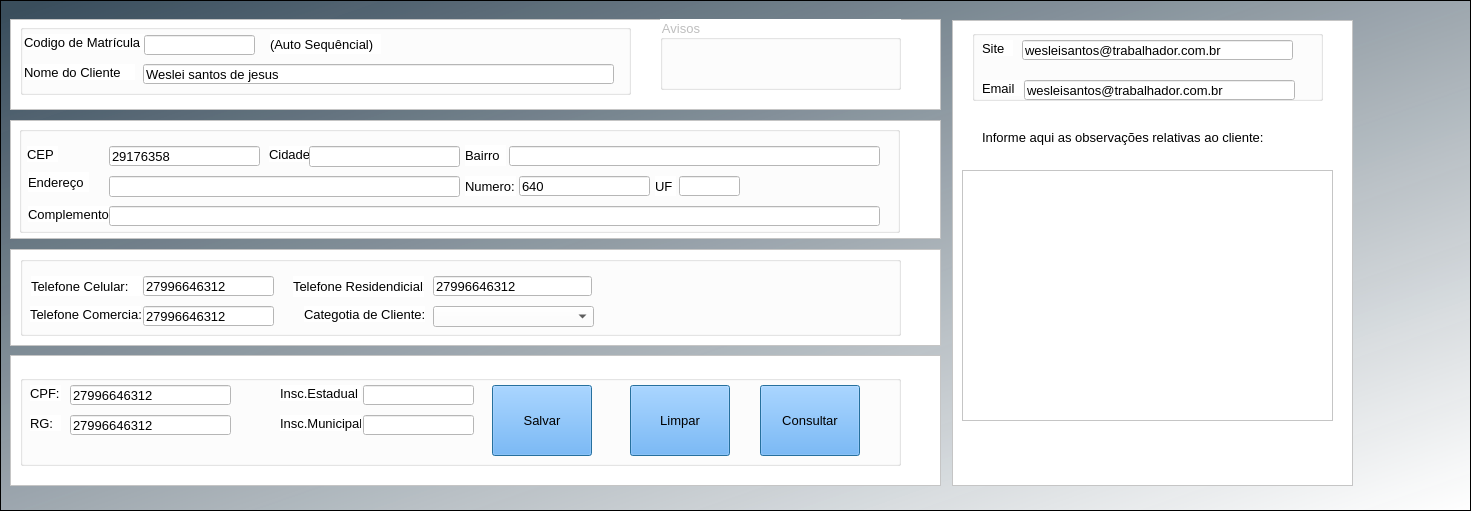
   <widget class="QFrame" name="frame">
    <property name="geometry">
     <rect>
      <x>0</x>
      <y>140</y>
      <width>1471</width>
      <height>511</height>
     </rect>
    </property>
    <property name="styleSheet">
     <string notr="true">background-color: qlineargradient(spread:pad, x1:0, y1:0, x2:1, y2:1, stop:0.0170455 rgba(57, 77, 92, 242), stop:1 rgba(255, 255, 255, 255));</string>
    </property>
    <property name="frameShape">
     <enum>QFrame::StyledPanel</enum>
    </property>
    <property name="frameShadow">
     <enum>QFrame::Raised</enum>
    </property>
    <widget class="QFrame" name="frame_4">
     <property name="geometry">
      <rect>
       <x>10</x>
       <y>120</y>
       <width>931</width>
       <height>119</height>
      </rect>
     </property>
     <property name="styleSheet">
      <string notr="true">background-color: rgb(255, 255, 255);</string>
     </property>
     <property name="frameShape">
      <enum>QFrame::StyledPanel</enum>
     </property>
     <property name="frameShadow">
      <enum>QFrame::Raised</enum>
     </property>
     <widget class="QGroupBox" name="groupBox_30">
      <property name="geometry">
       <rect>
        <x>9</x>
        <y>6</y>
        <width>881</width>
        <height>107</height>
       </rect>
      </property>
      <property name="title">
       <string/>
      </property>
      <widget class="QLabel" name="label_78">
       <property name="geometry">
        <rect>
         <x>8</x>
         <y>20</y>
         <width>31</width>
         <height>16</height>
        </rect>
       </property>
       <property name="font">
        <font>
         <family>Arial</family>
         <pointsize>10</pointsize>
        </font>
       </property>
       <property name="text">
        <string>CEP</string>
       </property>
      </widget>
      <widget class="QLineEdit" name="lineEdit_8">
       <property name="geometry">
        <rect>
         <x>660</x>
         <y>50</y>
         <width>61</width>
         <height>20</height>
        </rect>
       </property>
       <property name="font">
        <font>
         <family>Arial</family>
         <pointsize>10</pointsize>
        </font>
       </property>
       <property name="styleSheet">
        <string notr="true">background-color: rgb(255, 255, 255);</string>
       </property>
       <property name="text">
        <string/>
       </property>
      </widget>
      <widget class="QLabel" name="label_39">
       <property name="geometry">
        <rect>
         <x>9</x>
         <y>46</y>
         <width>61</width>
         <height>20</height>
        </rect>
       </property>
       <property name="font">
        <font>
         <family>Arial</family>
         <pointsize>10</pointsize>
        </font>
       </property>
       <property name="text">
        <string>Endereço</string>
       </property>
      </widget>
      <widget class="QLabel" name="label_41">
       <property name="geometry">
        <rect>
         <x>250</x>
         <y>20</y>
         <width>47</width>
         <height>16</height>
        </rect>
       </property>
       <property name="font">
        <font>
         <family>Arial</family>
         <pointsize>10</pointsize>
        </font>
       </property>
       <property name="text">
        <string>Cidade</string>
       </property>
      </widget>
      <widget class="QLineEdit" name="numeroCliente">
       <property name="geometry">
        <rect>
         <x>500</x>
         <y>50</y>
         <width>131</width>
         <height>20</height>
        </rect>
       </property>
       <property name="font">
        <font>
         <family>Arial</family>
         <pointsize>10</pointsize>
        </font>
       </property>
       <property name="styleSheet">
        <string notr="true">background-color: rgb(255, 255, 255);</string>
       </property>
       <property name="text">
        <string>640</string>
       </property>
      </widget>
      <widget class="QLineEdit" name="cidadeCliente">
       <property name="geometry">
        <rect>
         <x>290</x>
         <y>20</y>
         <width>151</width>
         <height>21</height>
        </rect>
       </property>
       <property name="font">
        <font>
         <family>Arial</family>
         <pointsize>10</pointsize>
        </font>
       </property>
       <property name="styleSheet">
        <string notr="true">background-color: rgb(255, 255, 255);</string>
       </property>
       <property name="text">
        <string/>
       </property>
      </widget>
      <widget class="QLabel" name="label_43">
       <property name="geometry">
        <rect>
         <x>446</x>
         <y>50</y>
         <width>51</width>
         <height>20</height>
        </rect>
       </property>
       <property name="font">
        <font>
         <family>Arial</family>
         <pointsize>10</pointsize>
        </font>
       </property>
       <property name="text">
        <string>Numero:</string>
       </property>
      </widget>
      <widget class="QLabel" name="label_44">
       <property name="geometry">
        <rect>
         <x>636</x>
         <y>50</y>
         <width>21</width>
         <height>20</height>
        </rect>
       </property>
       <property name="font">
        <font>
         <family>Arial</family>
         <pointsize>10</pointsize>
        </font>
       </property>
       <property name="text">
        <string>UF</string>
       </property>
      </widget>
      <widget class="QLineEdit" name="cepCliente">
       <property name="geometry">
        <rect>
         <x>90</x>
         <y>20</y>
         <width>151</width>
         <height>20</height>
        </rect>
       </property>
       <property name="font">
        <font>
         <family>Arial</family>
         <pointsize>10</pointsize>
        </font>
       </property>
       <property name="styleSheet">
        <string notr="true">background-color: rgb(255, 255, 255);</string>
       </property>
       <property name="text">
        <string>29176358</string>
       </property>
      </widget>
      <widget class="QLabel" name="label_42">
       <property name="geometry">
        <rect>
         <x>446</x>
         <y>19</y>
         <width>41</width>
         <height>21</height>
        </rect>
       </property>
       <property name="font">
        <font>
         <family>Arial</family>
         <pointsize>10</pointsize>
        </font>
       </property>
       <property name="text">
        <string>Bairro</string>
       </property>
      </widget>
      <widget class="QLineEdit" name="enderecoCliente">
       <property name="geometry">
        <rect>
         <x>90</x>
         <y>50</y>
         <width>351</width>
         <height>21</height>
        </rect>
       </property>
       <property name="font">
        <font>
         <family>Arial</family>
         <pointsize>10</pointsize>
        </font>
       </property>
       <property name="styleSheet">
        <string notr="true">background-color: rgb(255, 255, 255);</string>
       </property>
       <property name="text">
        <string/>
       </property>
       <property name="clearButtonEnabled">
        <bool>false</bool>
       </property>
      </widget>
      <widget class="QLineEdit" name="compleCliente">
       <property name="geometry">
        <rect>
         <x>90</x>
         <y>80</y>
         <width>771</width>
         <height>20</height>
        </rect>
       </property>
       <property name="font">
        <font>
         <family>Arial</family>
         <pointsize>10</pointsize>
        </font>
       </property>
       <property name="styleSheet">
        <string notr="true">background-color: rgb(255, 255, 255);</string>
       </property>
       <property name="text">
        <string/>
       </property>
      </widget>
      <widget class="QPushButton" name="verificaCep">
       <property name="geometry">
        <rect>
         <x>40</x>
         <y>12</y>
         <width>41</width>
         <height>31</height>
        </rect>
       </property>
       <property name="font">
        <font>
         <pointsize>10</pointsize>
         <weight>75</weight>
         <bold>true</bold>
        </font>
       </property>
       <property name="cursor">
        <cursorShape>PointingHandCursor</cursorShape>
       </property>
       <property name="mouseTracking">
        <bool>false</bool>
       </property>
       <property name="tabletTracking">
        <bool>false</bool>
       </property>
       <property name="focusPolicy">
        <enum>Qt::NoFocus</enum>
       </property>
       <property name="acceptDrops">
        <bool>true</bool>
       </property>
       <property name="toolTip">
        <string>Consultar Cep</string>
       </property>
       <property name="statusTip">
        <string/>
       </property>
       <property name="accessibleName">
        <string/>
       </property>
       <property name="accessibleDescription">
        <string/>
       </property>
       <property name="layoutDirection">
        <enum>Qt::LeftToRight</enum>
       </property>
       <property name="autoFillBackground">
        <bool>false</bool>
       </property>
       <property name="styleSheet">
        <string notr="true"/>
       </property>
       <property name="inputMethodHints">
        <set>Qt::ImhNone</set>
       </property>
       <property name="text">
        <string/>
       </property>
       <property name="icon">
        <iconset>
         <normaloff>../Imagens/lupa.ico</normaloff>../Imagens/lupa.ico</iconset>
       </property>
       <property name="iconSize">
        <size>
         <width>30</width>
         <height>30</height>
        </size>
       </property>
       <property name="shortcut">
        <string/>
       </property>
       <property name="checkable">
        <bool>false</bool>
       </property>
       <property name="checked">
        <bool>false</bool>
       </property>
       <property name="autoRepeat">
        <bool>false</bool>
       </property>
       <property name="autoExclusive">
        <bool>false</bool>
       </property>
       <property name="autoDefault">
        <bool>true</bool>
       </property>
       <property name="default">
        <bool>false</bool>
       </property>
       <property name="flat">
        <bool>true</bool>
       </property>
      </widget>
      <widget class="QLabel" name="label_40">
       <property name="geometry">
        <rect>
         <x>9</x>
         <y>80</y>
         <width>81</width>
         <height>16</height>
        </rect>
       </property>
       <property name="font">
        <font>
         <family>Arial</family>
         <pointsize>10</pointsize>
        </font>
       </property>
       <property name="text">
        <string>Complemento</string>
       </property>
      </widget>
      <widget class="QLineEdit" name="bairroCliente">
       <property name="geometry">
        <rect>
         <x>490</x>
         <y>20</y>
         <width>371</width>
         <height>20</height>
        </rect>
       </property>
       <property name="font">
        <font>
         <family>Arial</family>
         <pointsize>10</pointsize>
        </font>
       </property>
       <property name="styleSheet">
        <string notr="true">background-color: rgb(255, 255, 255);</string>
       </property>
       <property name="text">
        <string/>
       </property>
      </widget>
     </widget>
    </widget>
    <widget class="QFrame" name="frame_6">
     <property name="geometry">
      <rect>
       <x>10</x>
       <y>355</y>
       <width>931</width>
       <height>131</height>
      </rect>
     </property>
     <property name="styleSheet">
      <string notr="true">background-color: rgb(255, 255, 255);</string>
     </property>
     <property name="frameShape">
      <enum>QFrame::StyledPanel</enum>
     </property>
     <property name="frameShadow">
      <enum>QFrame::Raised</enum>
     </property>
     <widget class="QGroupBox" name="groupBox_32">
      <property name="geometry">
       <rect>
        <x>10</x>
        <y>20</y>
        <width>881</width>
        <height>91</height>
       </rect>
      </property>
      <property name="title">
       <string/>
      </property>
      <widget class="QLineEdit" name="inscrCliente">
       <property name="enabled">
        <bool>false</bool>
       </property>
       <property name="geometry">
        <rect>
         <x>343</x>
         <y>10</y>
         <width>111</width>
         <height>20</height>
        </rect>
       </property>
       <property name="font">
        <font>
         <family>Arial</family>
         <pointsize>10</pointsize>
        </font>
       </property>
       <property name="styleSheet">
        <string notr="true">background-color: rgb(255, 255, 255);</string>
       </property>
      </widget>
      <widget class="QLineEdit" name="incriMunoci">
       <property name="enabled">
        <bool>false</bool>
       </property>
       <property name="geometry">
        <rect>
         <x>343</x>
         <y>40</y>
         <width>111</width>
         <height>20</height>
        </rect>
       </property>
       <property name="font">
        <font>
         <family>Arial</family>
         <pointsize>10</pointsize>
        </font>
       </property>
       <property name="styleSheet">
        <string notr="true">background-color: rgb(255, 255, 255);</string>
       </property>
      </widget>
      <widget class="QLabel" name="label_52">
       <property name="geometry">
        <rect>
         <x>260</x>
         <y>10</y>
         <width>81</width>
         <height>16</height>
        </rect>
       </property>
       <property name="font">
        <font>
         <family>Arial</family>
         <pointsize>10</pointsize>
        </font>
       </property>
       <property name="text">
        <string>Insc.Estadual</string>
       </property>
      </widget>
      <widget class="QLabel" name="label_53">
       <property name="geometry">
        <rect>
         <x>260</x>
         <y>40</y>
         <width>81</width>
         <height>16</height>
        </rect>
       </property>
       <property name="font">
        <font>
         <family>Arial</family>
         <pointsize>10</pointsize>
        </font>
       </property>
       <property name="text">
        <string>Insc.Municipal</string>
       </property>
      </widget>
      <widget class="QLabel" name="label_51">
       <property name="geometry">
        <rect>
         <x>10</x>
         <y>40</y>
         <width>31</width>
         <height>16</height>
        </rect>
       </property>
       <property name="font">
        <font>
         <family>Arial</family>
         <pointsize>10</pointsize>
        </font>
       </property>
       <property name="text">
        <string>RG:</string>
       </property>
      </widget>
      <widget class="QPushButton" name="salvarCliente_2">
       <property name="geometry">
        <rect>
         <x>610</x>
         <y>10</y>
         <width>100</width>
         <height>71</height>
        </rect>
       </property>
       <property name="font">
        <font>
         <pointsize>10</pointsize>
         <weight>50</weight>
         <bold>false</bold>
        </font>
       </property>
       <property name="cursor">
        <cursorShape>PointingHandCursor</cursorShape>
       </property>
       <property name="focusPolicy">
        <enum>Qt::NoFocus</enum>
       </property>
       <property name="toolTip">
        <string>Limpar Formulario</string>
       </property>
       <property name="styleSheet">
        <string notr="true">background-color: rgb(85, 170, 255);</string>
       </property>
       <property name="text">
        <string>Limpar</string>
       </property>
       <property name="icon">
        <iconset>
         <normaloff>../Imagens/Atualizar.png</normaloff>../Imagens/Atualizar.png</iconset>
       </property>
       <property name="iconSize">
        <size>
         <width>81</width>
         <height>31</height>
        </size>
       </property>
       <property name="autoDefault">
        <bool>true</bool>
       </property>
       <property name="default">
        <bool>true</bool>
       </property>
       <property name="flat">
        <bool>false</bool>
       </property>
      </widget>
      <widget class="QLineEdit" name="cpfCliente">
       <property name="geometry">
        <rect>
         <x>50</x>
         <y>10</y>
         <width>161</width>
         <height>20</height>
        </rect>
       </property>
       <property name="font">
        <font>
         <family>Arial</family>
         <pointsize>10</pointsize>
        </font>
       </property>
       <property name="styleSheet">
        <string notr="true">background-color: rgb(255, 255, 255);</string>
       </property>
       <property name="text">
        <string>27996646312</string>
       </property>
      </widget>
      <widget class="QPushButton" name="salvarCliente">
       <property name="geometry">
        <rect>
         <x>472</x>
         <y>10</y>
         <width>100</width>
         <height>71</height>
        </rect>
       </property>
       <property name="font">
        <font>
         <pointsize>10</pointsize>
         <weight>50</weight>
         <bold>false</bold>
        </font>
       </property>
       <property name="cursor">
        <cursorShape>PointingHandCursor</cursorShape>
       </property>
       <property name="focusPolicy">
        <enum>Qt::WheelFocus</enum>
       </property>
       <property name="toolTip">
        <string>Salvar novo Cliente</string>
       </property>
       <property name="styleSheet">
        <string notr="true">background-color: rgb(85, 170, 255);</string>
       </property>
       <property name="text">
        <string>Salvar</string>
       </property>
       <property name="icon">
        <iconset>
         <normaloff>../Imagens/Savar.png</normaloff>../Imagens/Savar.png</iconset>
       </property>
       <property name="iconSize">
        <size>
         <width>81</width>
         <height>31</height>
        </size>
       </property>
       <property name="autoDefault">
        <bool>true</bool>
       </property>
       <property name="default">
        <bool>true</bool>
       </property>
       <property name="flat">
        <bool>false</bool>
       </property>
      </widget>
      <widget class="QLabel" name="label_50">
       <property name="geometry">
        <rect>
         <x>10</x>
         <y>10</y>
         <width>31</width>
         <height>16</height>
        </rect>
       </property>
       <property name="font">
        <font>
         <family>Arial</family>
         <pointsize>10</pointsize>
        </font>
       </property>
       <property name="text">
        <string>CPF:</string>
       </property>
      </widget>
      <widget class="QLineEdit" name="rgCliente">
       <property name="geometry">
        <rect>
         <x>50</x>
         <y>40</y>
         <width>161</width>
         <height>20</height>
        </rect>
       </property>
       <property name="font">
        <font>
         <family>Arial</family>
         <pointsize>10</pointsize>
        </font>
       </property>
       <property name="styleSheet">
        <string notr="true">background-color: rgb(255, 255, 255);</string>
       </property>
       <property name="text">
        <string>27996646312</string>
       </property>
      </widget>
      <widget class="QPushButton" name="salvarCliente_3">
       <property name="geometry">
        <rect>
         <x>740</x>
         <y>10</y>
         <width>100</width>
         <height>71</height>
        </rect>
       </property>
       <property name="font">
        <font>
         <pointsize>10</pointsize>
         <weight>50</weight>
         <bold>false</bold>
        </font>
       </property>
       <property name="cursor">
        <cursorShape>PointingHandCursor</cursorShape>
       </property>
       <property name="focusPolicy">
        <enum>Qt::WheelFocus</enum>
       </property>
       <property name="toolTip">
        <string>Salvar novo Cliente</string>
       </property>
       <property name="styleSheet">
        <string notr="true">background-color: rgb(85, 170, 255);</string>
       </property>
       <property name="text">
        <string>Consultar</string>
       </property>
       <property name="icon">
        <iconset>
         <normaloff>../Imagens/cad_pessoas.ico</normaloff>../Imagens/cad_pessoas.ico</iconset>
       </property>
       <property name="iconSize">
        <size>
         <width>81</width>
         <height>31</height>
        </size>
       </property>
       <property name="autoDefault">
        <bool>true</bool>
       </property>
       <property name="default">
        <bool>true</bool>
       </property>
       <property name="flat">
        <bool>false</bool>
       </property>
      </widget>
     </widget>
    </widget>
    <widget class="QFrame" name="frame_7">
     <property name="geometry">
      <rect>
       <x>952</x>
       <y>20</y>
       <width>401</width>
       <height>466</height>
      </rect>
     </property>
     <property name="styleSheet">
      <string notr="true">background-color: rgb(255, 255, 255);</string>
     </property>
     <property name="frameShape">
      <enum>QFrame::StyledPanel</enum>
     </property>
     <property name="frameShadow">
      <enum>QFrame::Raised</enum>
     </property>
     <widget class="QGroupBox" name="groupBox_33">
      <property name="geometry">
       <rect>
        <x>20</x>
        <y>10</y>
        <width>351</width>
        <height>71</height>
       </rect>
      </property>
      <property name="title">
       <string/>
      </property>
      <widget class="QLineEdit" name="lineEdit_50">
       <property name="geometry">
        <rect>
         <x>52</x>
         <y>50</y>
         <width>271</width>
         <height>20</height>
        </rect>
       </property>
       <property name="font">
        <font>
         <family>Arial</family>
         <pointsize>10</pointsize>
        </font>
       </property>
       <property name="styleSheet">
        <string notr="true">background-color: rgb(255, 255, 255);</string>
       </property>
       <property name="text">
        <string>wesleisantos@trabalhador.com.br</string>
       </property>
      </widget>
      <widget class="QLabel" name="label_55">
       <property name="geometry">
        <rect>
         <x>10</x>
         <y>10</y>
         <width>31</width>
         <height>16</height>
        </rect>
       </property>
       <property name="font">
        <font>
         <family>Arial</family>
         <pointsize>10</pointsize>
        </font>
       </property>
       <property name="text">
        <string>Site</string>
       </property>
      </widget>
      <widget class="QLineEdit" name="siteCliente">
       <property name="geometry">
        <rect>
         <x>50</x>
         <y>10</y>
         <width>271</width>
         <height>20</height>
        </rect>
       </property>
       <property name="font">
        <font>
         <family>Arial</family>
         <pointsize>10</pointsize>
        </font>
       </property>
       <property name="styleSheet">
        <string notr="true">background-color: rgb(202, 202, 202);
background-color: rgb(255, 255, 255);</string>
       </property>
       <property name="text">
        <string>wesleisantos@trabalhador.com.br</string>
       </property>
      </widget>
      <widget class="QLabel" name="label_56">
       <property name="geometry">
        <rect>
         <x>10</x>
         <y>50</y>
         <width>41</width>
         <height>16</height>
        </rect>
       </property>
       <property name="font">
        <font>
         <family>Arial</family>
         <pointsize>10</pointsize>
        </font>
       </property>
       <property name="text">
        <string>Email</string>
       </property>
      </widget>
     </widget>
     <widget class="QTextEdit" name="infoCliente">
      <property name="geometry">
       <rect>
        <x>10</x>
        <y>150</y>
        <width>371</width>
        <height>251</height>
       </rect>
      </property>
      <property name="font">
       <font>
        <pointsize>10</pointsize>
       </font>
      </property>
      <property name="styleSheet">
       <string notr="true">background-color: rgb(255, 255, 255);</string>
      </property>
     </widget>
     <widget class="QLabel" name="label_2">
      <property name="geometry">
       <rect>
        <x>30</x>
        <y>109</y>
        <width>331</width>
        <height>31</height>
       </rect>
      </property>
      <property name="font">
       <font>
        <pointsize>10</pointsize>
       </font>
      </property>
      <property name="text">
       <string>Informe aqui as observações relativas ao cliente:
</string>
      </property>
     </widget>
    </widget>
    <widget class="QFrame" name="frame_5">
     <property name="geometry">
      <rect>
       <x>10</x>
       <y>249</y>
       <width>931</width>
       <height>97</height>
      </rect>
     </property>
     <property name="styleSheet">
      <string notr="true">background-color: rgb(255, 255, 255);</string>
     </property>
     <property name="frameShape">
      <enum>QFrame::StyledPanel</enum>
     </property>
     <property name="frameShadow">
      <enum>QFrame::Raised</enum>
     </property>
     <widget class="QGroupBox" name="groupBox_31">
      <property name="geometry">
       <rect>
        <x>10</x>
        <y>7</y>
        <width>881</width>
        <height>80</height>
       </rect>
      </property>
      <property name="title">
       <string/>
      </property>
      <widget class="QLabel" name="label_48">
       <property name="geometry">
        <rect>
         <x>284</x>
         <y>50</y>
         <width>121</width>
         <height>16</height>
        </rect>
       </property>
       <property name="font">
        <font>
         <family>Arial</family>
         <pointsize>10</pointsize>
        </font>
       </property>
       <property name="text">
        <string>Categotia de Cliente:</string>
       </property>
      </widget>
      <widget class="QLineEdit" name="telCell">
       <property name="geometry">
        <rect>
         <x>123</x>
         <y>20</y>
         <width>131</width>
         <height>20</height>
        </rect>
       </property>
       <property name="font">
        <font>
         <family>Arial</family>
         <pointsize>10</pointsize>
        </font>
       </property>
       <property name="styleSheet">
        <string notr="true">background-color: rgb(255, 255, 255);</string>
       </property>
       <property name="text">
        <string>27996646312</string>
       </property>
      </widget>
      <widget class="QComboBox" name="catCliente">
       <property name="geometry">
        <rect>
         <x>413</x>
         <y>50</y>
         <width>161</width>
         <height>21</height>
        </rect>
       </property>
       <property name="font">
        <font>
         <family>Arial</family>
        </font>
       </property>
       <property name="cursor">
        <cursorShape>PointingHandCursor</cursorShape>
       </property>
       <property name="styleSheet">
        <string notr="true">background-color: rgb(255, 255, 255);
color: rgb(0, 0, 0);</string>
       </property>
      </widget>
      <widget class="QLineEdit" name="telResid">
       <property name="geometry">
        <rect>
         <x>413</x>
         <y>20</y>
         <width>159</width>
         <height>20</height>
        </rect>
       </property>
       <property name="font">
        <font>
         <family>Arial</family>
         <pointsize>10</pointsize>
        </font>
       </property>
       <property name="styleSheet">
        <string notr="true">background-color: rgb(255, 255, 255);</string>
       </property>
       <property name="text">
        <string>27996646312</string>
       </property>
      </widget>
      <widget class="QLabel" name="label_46">
       <property name="geometry">
        <rect>
         <x>11</x>
         <y>20</y>
         <width>111</width>
         <height>20</height>
        </rect>
       </property>
       <property name="font">
        <font>
         <family>Arial</family>
         <pointsize>10</pointsize>
        </font>
       </property>
       <property name="text">
        <string>Telefone Celular:</string>
       </property>
      </widget>
      <widget class="QLineEdit" name="telCom">
       <property name="geometry">
        <rect>
         <x>123</x>
         <y>50</y>
         <width>131</width>
         <height>20</height>
        </rect>
       </property>
       <property name="font">
        <font>
         <family>Arial</family>
         <pointsize>10</pointsize>
        </font>
       </property>
       <property name="styleSheet">
        <string notr="true">background-color: rgb(255, 255, 255);</string>
       </property>
       <property name="text">
        <string>27996646312</string>
       </property>
      </widget>
      <widget class="QLabel" name="label_47">
       <property name="geometry">
        <rect>
         <x>273</x>
         <y>20</y>
         <width>131</width>
         <height>21</height>
        </rect>
       </property>
       <property name="font">
        <font>
         <family>Arial</family>
         <pointsize>10</pointsize>
        </font>
       </property>
       <property name="text">
        <string>Telefone Residendicial:</string>
       </property>
      </widget>
      <widget class="QLabel" name="label_45">
       <property name="geometry">
        <rect>
         <x>10</x>
         <y>50</y>
         <width>111</width>
         <height>16</height>
        </rect>
       </property>
       <property name="font">
        <font>
         <family>Arial</family>
         <pointsize>10</pointsize>
        </font>
       </property>
       <property name="text">
        <string>Telefone Comercia:l</string>
       </property>
      </widget>
     </widget>
    </widget>
    <widget class="QFrame" name="frame_3">
     <property name="geometry">
      <rect>
       <x>10</x>
       <y>19</y>
       <width>931</width>
       <height>91</height>
      </rect>
     </property>
     <property name="styleSheet">
      <string notr="true">background-color: rgb(255, 255, 255);</string>
     </property>
     <property name="frameShape">
      <enum>QFrame::StyledPanel</enum>
     </property>
     <property name="frameShadow">
      <enum>QFrame::Raised</enum>
     </property>
     <widget class="QGroupBox" name="groupBox_12">
      <property name="enabled">
       <bool>false</bool>
      </property>
      <property name="geometry">
       <rect>
        <x>650</x>
        <y>0</y>
        <width>241</width>
        <height>71</height>
       </rect>
      </property>
      <property name="font">
       <font>
        <pointsize>10</pointsize>
       </font>
      </property>
      <property name="title">
       <string>Avisos</string>
      </property>
     </widget>
     <widget class="QGroupBox" name="groupBox_29">
      <property name="geometry">
       <rect>
        <x>10</x>
        <y>5</y>
        <width>611</width>
        <height>71</height>
       </rect>
      </property>
      <property name="title">
       <string/>
      </property>
      <widget class="QLabel" name="label">
       <property name="geometry">
        <rect>
         <x>4</x>
         <y>10</y>
         <width>121</width>
         <height>16</height>
        </rect>
       </property>
       <property name="font">
        <font>
         <family>Arial</family>
         <pointsize>10</pointsize>
        </font>
       </property>
       <property name="text">
        <string>Codigo de Matrícula</string>
       </property>
      </widget>
      <widget class="QLabel" name="label_14">
       <property name="geometry">
        <rect>
         <x>4</x>
         <y>40</y>
         <width>111</width>
         <height>16</height>
        </rect>
       </property>
       <property name="font">
        <font>
         <family>Arial</family>
         <pointsize>10</pointsize>
        </font>
       </property>
       <property name="text">
        <string>Nome do Cliente</string>
       </property>
      </widget>
      <widget class="QLineEdit" name="codMatricula">
       <property name="enabled">
        <bool>false</bool>
       </property>
       <property name="geometry">
        <rect>
         <x>124</x>
         <y>11</y>
         <width>111</width>
         <height>20</height>
        </rect>
       </property>
       <property name="toolTip">
        <string>Auto Sequêncial</string>
       </property>
       <property name="styleSheet">
        <string notr="true">background-color: rgb(255, 255, 255);</string>
       </property>
      </widget>
      <widget class="QLineEdit" name="nomeCliente">
       <property name="geometry">
        <rect>
         <x>123</x>
         <y>40</y>
         <width>471</width>
         <height>20</height>
        </rect>
       </property>
       <property name="font">
        <font>
         <family>Arial</family>
         <pointsize>10</pointsize>
        </font>
       </property>
       <property name="styleSheet">
        <string notr="true">background-color: rgb(255, 255, 255);</string>
       </property>
       <property name="text">
        <string>Weslei santos de jesus</string>
       </property>
      </widget>
      <widget class="QLabel" name="label_37">
       <property name="geometry">
        <rect>
         <x>250</x>
         <y>10</y>
         <width>111</width>
         <height>20</height>
        </rect>
       </property>
       <property name="font">
        <font>
         <family>Arial</family>
         <pointsize>10</pointsize>
        </font>
       </property>
       <property name="styleSheet">
        <string notr="true">color: rgb(0, 0, 0);</string>
       </property>
       <property name="text">
        <string>(Auto Sequêncial)</string>
       </property>
      </widget>
     </widget>
    </widget>
   </widget>
